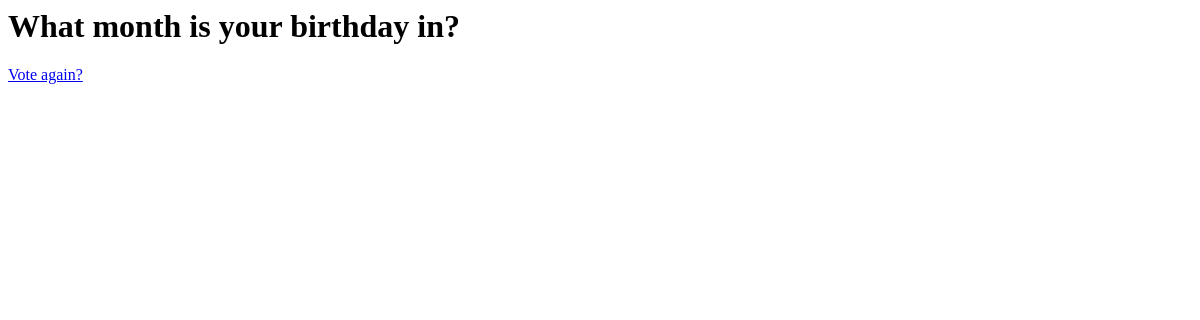
Page /polls/2/ on the earlier database version.
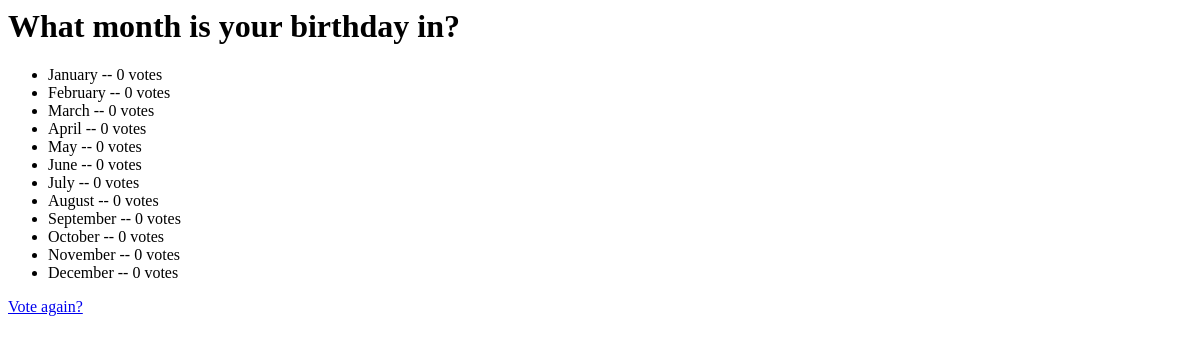
Same page on the later database version.
### polls/models.py (models this page shows, shortened)
class Question(models.Model):
    question_text = models.CharField(max_length=200)
    pub_date = models.DateTimeField('date published')
    def was_published_recently(self):
        now = timezone.now()
        return now - datetime.timedelta(days=1) <= self.pub_date <= now
    was_published_recently.admin_order_field = 'pub_date'
    was_published_recently.boolean = True
    was_published_recently.short_description = 'Published recently?'

class Choice(models.Model):
    question = models.ForeignKey(Question, on_delete=models.CASCADE)
    choice_text = models.CharField(max_length=20)
    votes = models.IntegerField(default=0)

### polls/views.py (the view)
# urls.py: path('<int:pk>/', views.DetailView.as_view(), name='detail'),
class DetailView(generic.DetailView):
    model = Question
    template_name = 'polls/results.html'
    def get_queryset(self):
        return Question.objects.filter(pub_date__lte=timezone.now())

### polls/templates/polls/results.html
<h1>{{ question.question_text }}</h1>
<ul>
{% for choice in question.choice_set.all %}
    <li>{{ choice.choice_text }} -- {{ choice.votes }} vote{{ choice.votes|pluralize }}</li>
{% endfor %}
</ul>
<a href="{% url 'polls:detail' question.id %}">Vote again?</a>

Differences in the rows shown:
added Choice: choice_text "January", votes "0"
added Choice: choice_text "February", votes "0"
added Choice: choice_text "March", votes "0"
added Choice: choice_text "April", votes "0"
added Choice: choice_text "May", votes "0"
added Choice: choice_text "June", votes "0"
added Choice: choice_text "July", votes "0"
added Choice: choice_text "August", votes "0"
added Choice: choice_text "September", votes "0"
added Choice: choice_text "October", votes "0"
added Choice: choice_text "November", votes "0"
added Choice: choice_text "December", votes "0"
